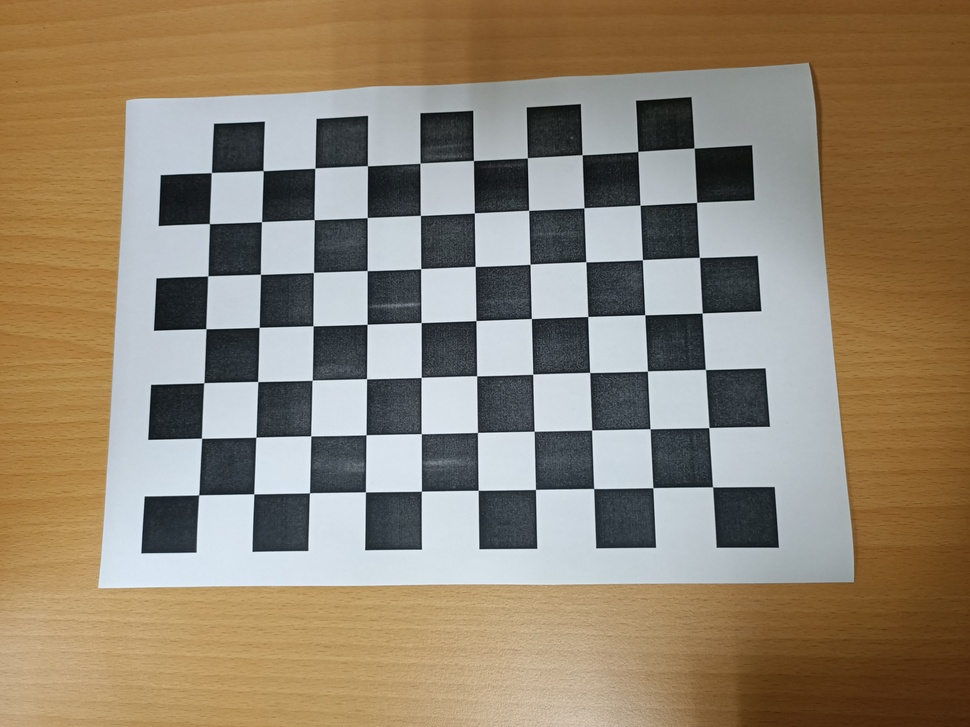
#> input picture data/IMG20241203203214.jpg, 970 x 727 px, shrunk from 4000 x 3000 before the run
$ python calibration.py
#> lines starting #> are read from the running program, lines starting #| are printed output that depends on the picture; after the words box and inside, x2 and y2 are one past the last pixel; in counts of white or black regions, pixels touching at a corner belong together; long printed decimals are rounded
import cv2
import numpy as np

pattern_size = (10, 7)

objp = np.zeros((pattern_size[0] * pattern_size[1], 3), np.float32)
objp[:, :2] = np.mgrid[0:pattern_size[0], 0:pattern_size[1]].T.reshape(-1, 2)

objpoints = []
imgpoints = []

images = ["./data/IMG20241203203214.jpg", "./data/IMG20241203203228.jpg"]

for fname in images:
    img = cv2.imread(fname)
#> img is the input picture: shape (727, 970, 3); mean B, G, R 111.6, 131.7, 145.5
    gray = cv2.cvtColor(img, cv2.COLOR_BGR2GRAY)
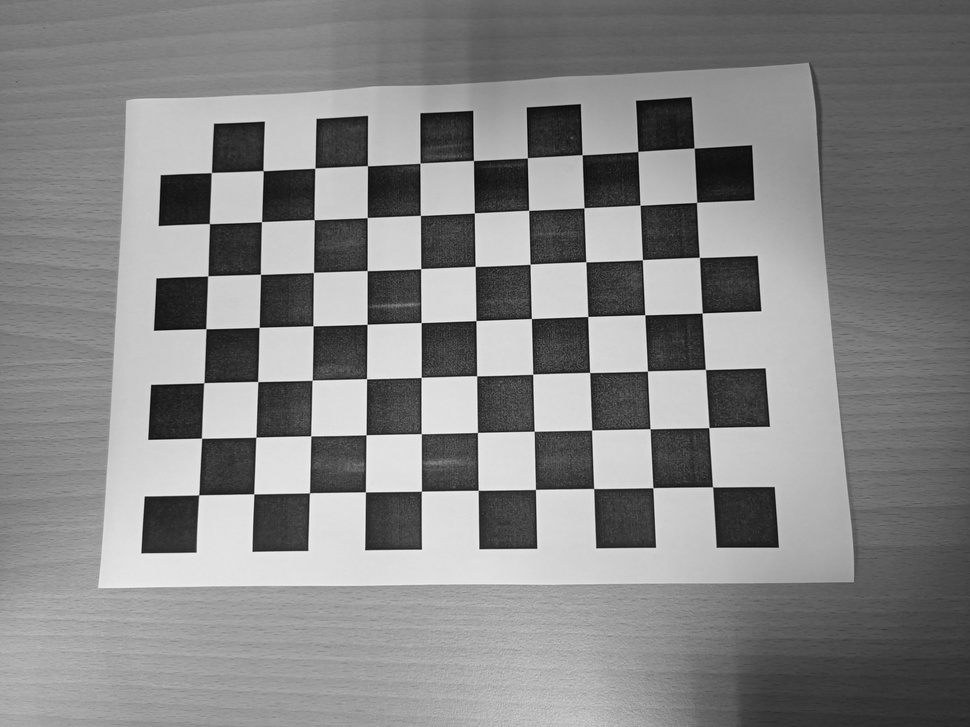
#> gray: shape (727, 970); min 1, max 247, mean 133.5

    ret, corners = cv2.findChessboardCorners(gray, pattern_size, None)
#> ret = True; corners = 70 rows, first 8: [712.6, 486.8], [652.8, 487.7], [593.7, 488.6], [535.5, 489.4], [478.3, 490.3], [421.4, 491.3], [365.4, 491.8], [309.5, 492.7]

    if ret:
        objpoints.append(objp)
        imgpoints.append(corners)

        cv2.drawChessboardCorners(img, pattern_size, corners, ret)
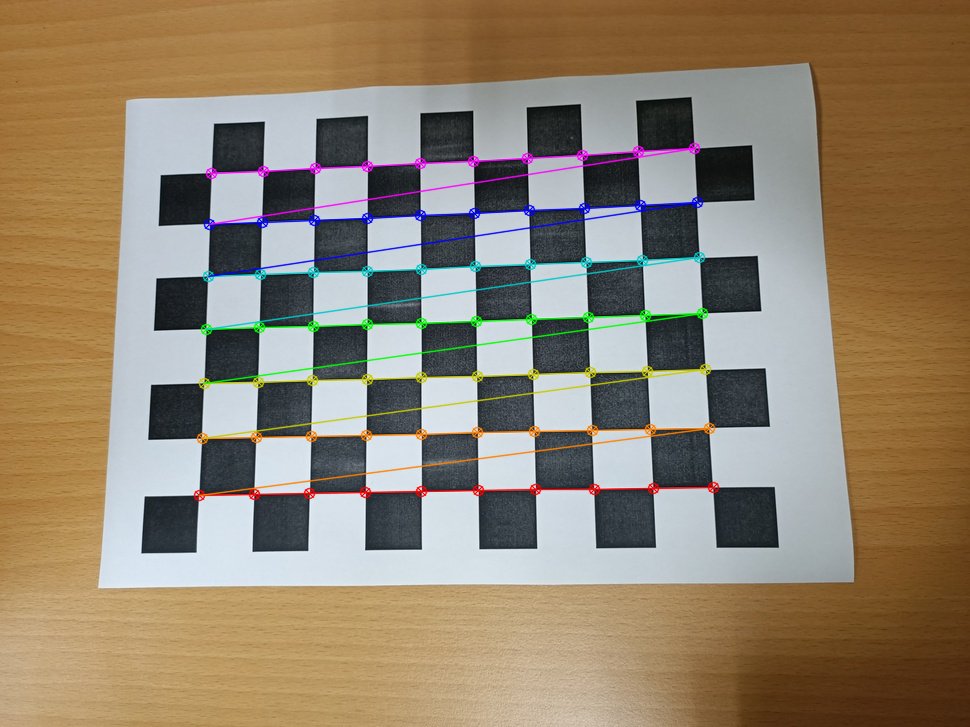
#> img: shape (727, 970, 3); 3.52% of pixels changed, all inside (x1, y1, x2, y2) = (193, 142, 720, 502)
        cv2.imshow('Corners', img)
        cv2.waitKey(500)
#> pass 2 of the loop `for fname in images:`:
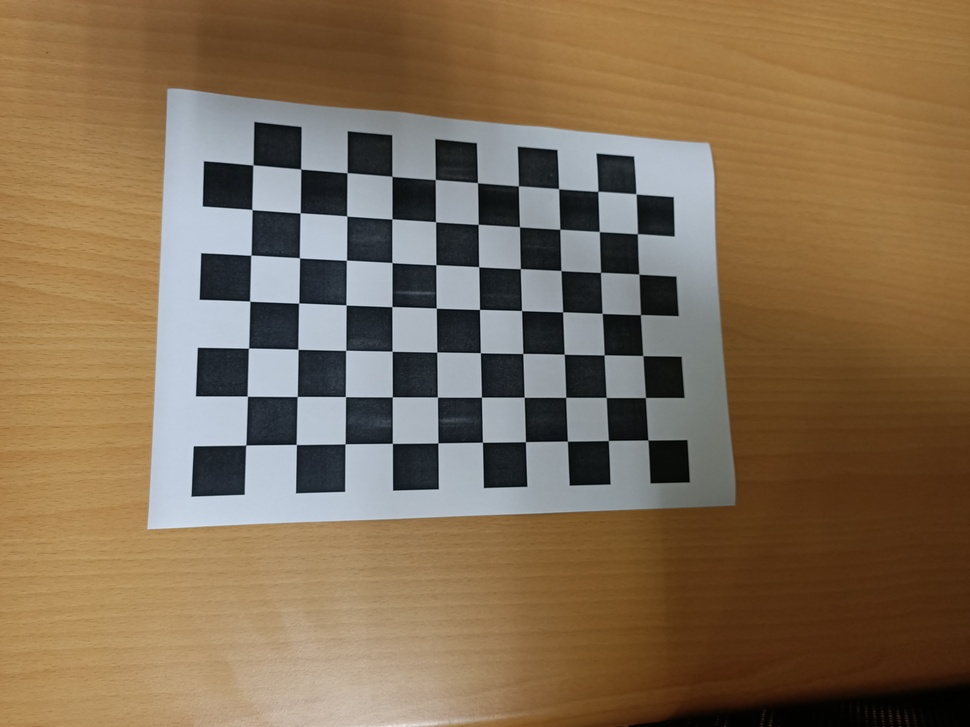
#> input picture data/IMG20241203203228.jpg, 970 x 727 px, shrunk from 4000 x 3000 before the run
#> img is the input picture: shape (727, 970, 3); mean B, G, R 83.6, 109.3, 130.6
#> `gray = cv2.cvtColor(img, cv2.COLOR_BGR2GRAY)`:
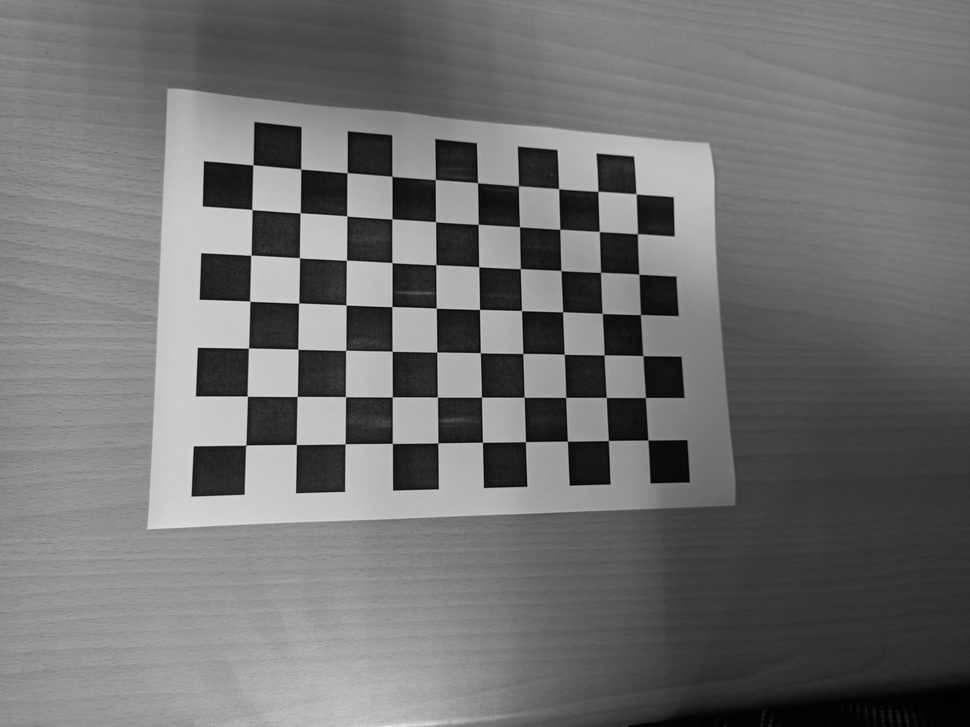
#> gray: shape (727, 970); min 0, max 233, mean 112.7
#> corners = 70 rows, first 8: [647.9, 440], [608.3, 440.5], [567.4, 441], [525.4, 441.6], [482.5, 442.3], [437.8, 442.8], [392.4, 443.4], [345.2, 443.7]
#> `cv2.drawChessboardCorners(img, pattern_size, corners, ret)`:
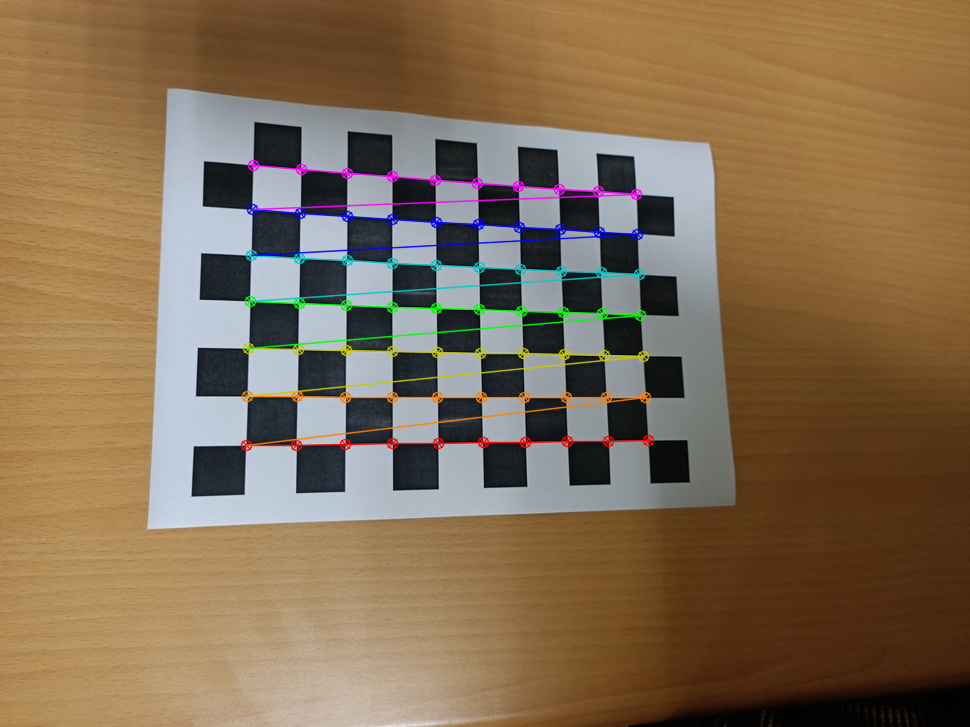
#> img: shape (727, 970, 3); 2.92% of pixels changed, all inside (x1, y1, x2, y2) = (240, 159, 655, 452)

cv2.destroyAllWindows()

ret, mtx, dist, rvecs, tvecs = cv2.calibrateCamera(objpoints, imgpoints, gray.shape[::-1], None, None)
#> ret = 0.268; mtx = [[835.3, 0, 495.8], [0, 836.2, 325.9], [0, 0, 1]]; dist = [[0.0631, -0.155, -0.00754, -0.00108, 0.894]]; rvecs = ([0.146, 0.261, 3.1], [-0.422, 0.276, 3.1]); tvecs = ([3.67, 2.73, 14.17], [3.56, 2.68, 19.57])

print("相機矩陣 (mtx):\n", mtx)
#| 相機矩陣 (mtx):
#|  [[835.294   0.         495.781 ]
#|  [  0.         836.165  325.877]
#|  [  0.           0.           1.        ]]
print("畸變係數 (dist):\n", dist)
#| 畸變係數 (dist):
#|  [[ 0.0631 -0.1554 -0.007538 -0.001081  0.894]]
print("旋轉向量 (rvecs):\n", rvecs)
#| 旋轉向量 (rvecs):
#|  (array([[0.146],
#|        [0.2606],
#|        [3.102]]), array([[-0.4217],
#|        [ 0.2758],
#|        [ 3.103]]))
print("平移向量 (tvecs):\n", tvecs)
#| 平移向量 (tvecs):
#|  (array([[ 3.674],
#|        [ 2.732],
#|        [14.173]]), array([[ 3.556],
#|        [ 2.682],
#|        [19.570]]))
